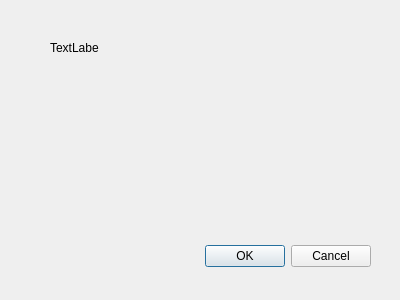
<?xml version="1.0" encoding="UTF-8"?>
<ui version="4.0">
 <class>searchBooks</class>
 <widget class="QDialog" name="searchBooks">
  <property name="geometry">
   <rect>
    <x>0</x>
    <y>0</y>
    <width>400</width>
    <height>300</height>
   </rect>
  </property>
  <property name="windowTitle">
   <string>Dialog</string>
  </property>
  <widget class="QDialogButtonBox" name="buttonBox">
   <property name="geometry">
    <rect>
     <x>30</x>
     <y>240</y>
     <width>341</width>
     <height>32</height>
    </rect>
   </property>
   <property name="orientation">
    <enum>Qt::Horizontal</enum>
   </property>
   <property name="standardButtons">
    <set>QDialogButtonBox::Cancel|QDialogButtonBox::Ok</set>
   </property>
  </widget>
  <widget class="QLabel" name="label">
   <property name="geometry">
    <rect>
     <x>50</x>
     <y>40</y>
     <width>49</width>
     <height>16</height>
    </rect>
   </property>
   <property name="text">
    <string>TextLabel</string>
   </property>
  </widget>
 </widget>
 <resources/>
 <connections>
  <connection>
   <sender>buttonBox</sender>
   <signal>accepted()</signal>
   <receiver>searchBooks</receiver>
   <slot>accept()</slot>
   <hints>
    <hint type="sourcelabel">
     <x>248</x>
     <y>254</y>
    </hint>
    <hint type="destinationlabel">
     <x>157</x>
     <y>274</y>
    </hint>
   </hints>
  </connection>
  <connection>
   <sender>buttonBox</sender>
   <signal>rejected()</signal>
   <receiver>searchBooks</receiver>
   <slot>reject()</slot>
   <hints>
    <hint type="sourcelabel">
     <x>316</x>
     <y>260</y>
    </hint>
    <hint type="destinationlabel">
     <x>286</x>
     <y>274</y>
    </hint>
   </hints>
  </connection>
 </connections>
</ui>
